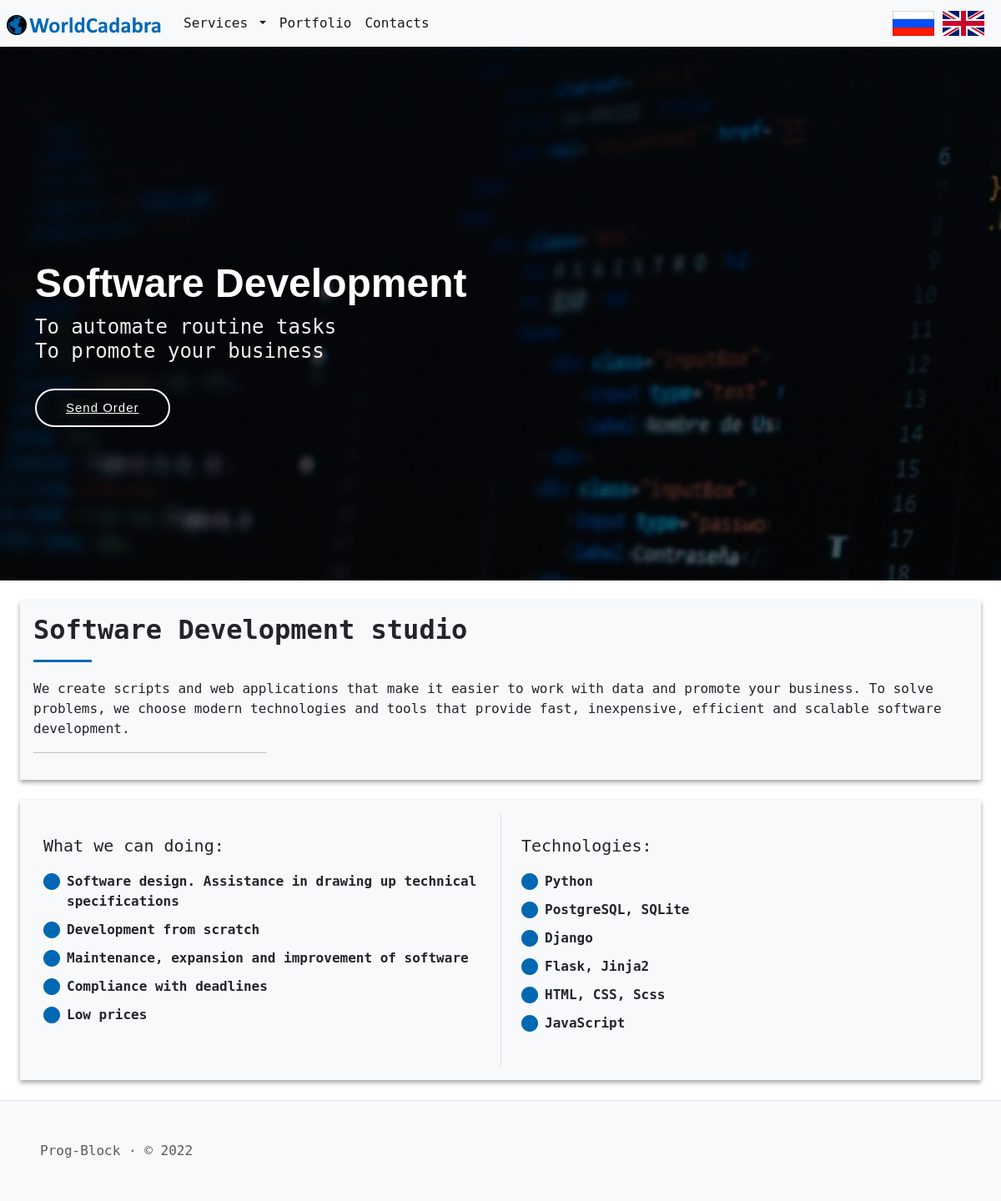
The app's page /en/, older data.
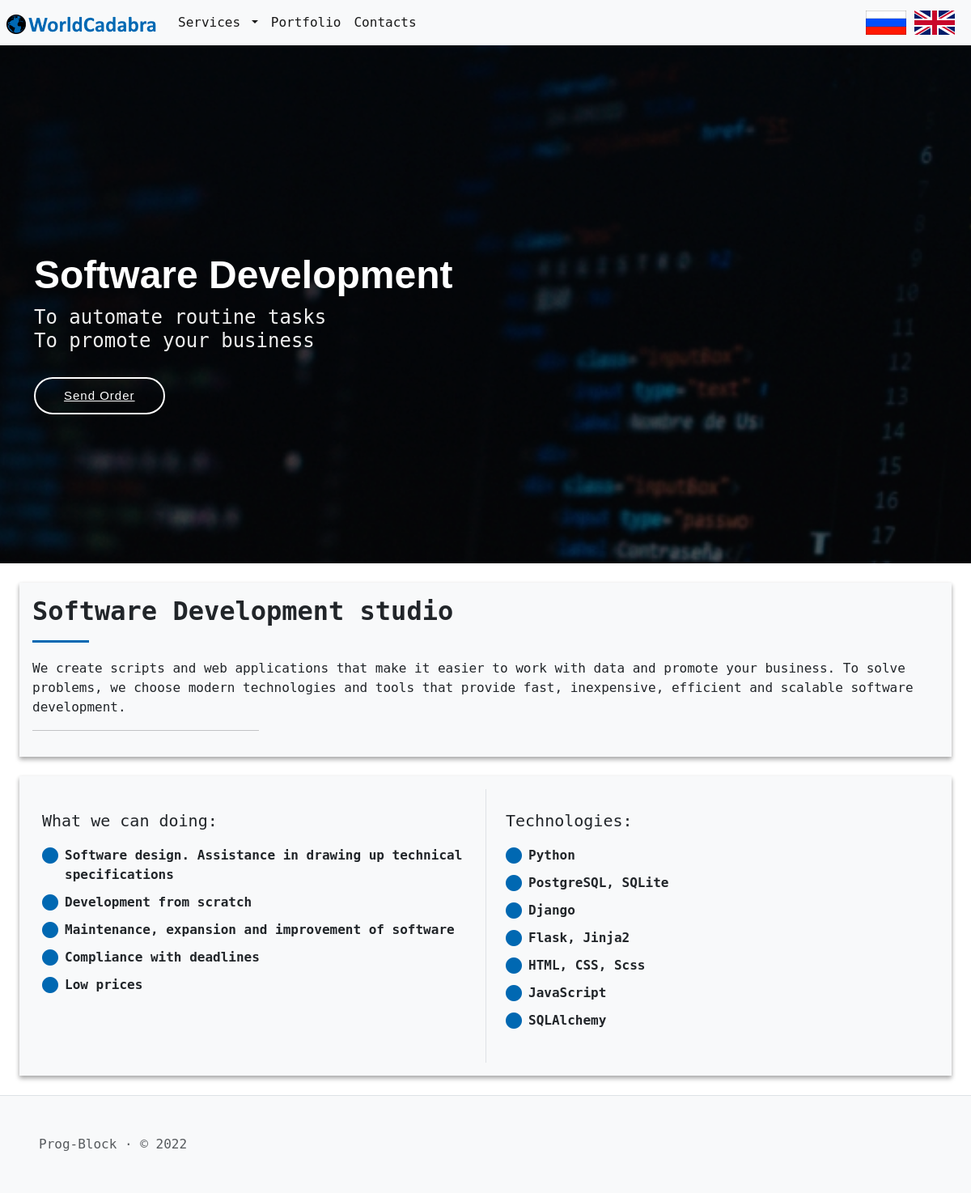
The same page, newer data.
### Class_SQLAlchemy.py (models this page shows, shortened)
class Menu(db.Model):
    id = db.Column(db.Integer, unique=True, primary_key=True)
    title = db.Column(db.String(100), nullable=False)
    url = db.Column(db.String(100), nullable=True)
    url_name = db.Column(db.String(100), nullable=True)
    visibility = db.Column(db.String(50), default='visible', nullable=False)
    button_type = db.Column(db.String(50), nullable=False)
    parent = db.Column(db.String(50))
    language = db.Column(db.String(20), nullable=False)
    priorities = db.Column(db.Integer)
    note = db.Column(db.String(200), nullable=True)

class Index(db.Model):
    id = db.Column(db.Integer, unique=True, primary_key=True)
    url = db.Column(db.String(100), nullable=True)
    url_name = db.Column(db.String(100), nullable=True)
    visibility = db.Column(db.String(50), default='visible', nullable=False)
    content = db.Column(db.String(50000), nullable=True)
    language = db.Column(db.String(20), nullable=False)
    note = db.Column(db.String(200), nullable=True)

### en/en.py (the view)
@en.route('/')
def index():
    content = Index.query.filter_by(visibility='visible', language='en').first()
    return render_template('index.html', general=get_general_content(''), content=content)

### en/en.py (called while the page is built)
def get_general_content(url_name):
    res = {}
    try:
        res['Menu'] = Menu.query.filter_by(visibility='visible', language='en').order_by(Menu.priorities).all()
        res['SEO'] = SEO.query.filter_by(language='en', url_name=url_name).first()
        return res
    except:
        abort(404)

### templates/index.html (shortened to what this page needs)
{% extends "layout.html" %}
{% block body %}
    {{ content.content|safe }}
{% endblock %}

### templates/layout.html (shortened to what this page needs)
<!DOCTYPE html>
<html lang="{{ general['SEO'].language }}">
<head>
    {% block head %}
    <link href="{{ url_for('static', filename='css/bootstrap.min.css') }}" rel="stylesheet"
>
    <link rel="stylesheet" href="https://cdn.jsdelivr.net/npm/bootstrap-icons@1.9.1/font/bootstrap-icons.css">
    <link href="{{ url_for('static', filename='css/styles.css') }}" rel="stylesheet">
    {% endblock %}
</head>
<body>
    <header>
        <nav class="navbar navbar-expand-md bg-light">
            <a class="navbar-brand ps-2" href="{{ url_for('.index') }}">
                <img src="{{ url_for('static', filename='img/logo.png') }}" alt="logo.png" style="max-height: 40px">
            </a>
            <div class="collapse navbar-collapse" id="navbarSupportedContent">
                <ul class="navbar-nav me-auto mb-lg-0">
                    {% for menu in general['Menu'] %}
                        {% if menu.button_type == 'menu' and not menu.parent %}
                            <li class="nav-item">
                                <a class="nav-link active" aria-current="page" href="{{ menu.url }}">{{menu.title}}</a>
                            </li>
                        {% elif menu.button_type == 'dropmenu' and not menu.parent %}
                            <li class="nav-item dropdown">
                                <a class="nav-link dropdown-toggle active" href="{{ menu.url }}" id="navbarDropdown" role="button"
                                    data-bs-toggle="dropdown" aria-expanded="false">
                                    {{menu.title}}
                                </a>
                            </li>
                        {% endif %}
                    {% endfor %}
                </ul>
            </div>
            <ul class="navbar-nav ms-auto mx-3 d-md-flex d-none align-items-center">
              <li class="nav-item m-1">
                  <a href="/"><img src="{{ url_for('static', filename='img/rus.png') }}"
                          style="max-height: 30px" class="img-fluid"></a>
                  <a href="/en"><img src="{{ url_for('static', filename='img/eng.png') }}"
                          style="max-height: 30px" class="img-fluid"></a>
              </li>
            </ul>
        </nav>
    </header>
    <main class="content">
        {% block body %}{% endblock %}
    </main>
</body>
<footer class="text-muted border-top bg-light">
  <div class="d-flex ms-5 py-5">
      Prog-Block · © 2022
  </div>
</footer>
</html>

### static/css/styles.css (style rules this page uses)
:root { --color1: #0068B2; }
* { font-family: "DejaVu Sans Mono", "Marker Felt", "Linux Biolinum G"; }
.project-tasks ul, .service-tasks ul { list-style: none; padding: 0; }
.project-tasks ul li, .service-tasks ul li { padding-left: 28px; position: relative; }
.project-tasks ul li+li, .service-tasks ul li+li { margin-top: 10px; }
.project-tasks ul i, .service-tasks ul i { position: absolute; left: 0; top: 2px; font-size: 20px; color: var(--color1); line-height: 1; }
.container-flex { background-color: #f8f9fa; box-shadow: 0 2px 5px rgba(0,0,0,0.2), 0 4px 6px rgba(0,0,0,0.2); }
header { box-shadow: 0 2px 5px rgba(0,0,0,0.2), 0 4px 6px rgba(0,0,0,0.2); }
.container-flex h2 { margin-bottom: 20px; padding-bottom: 20px; position: relative; }
.container-flex h2:after { content: ""; position: absolute; display: block; width: 70px; height: 3px; background: var(--color1); left: 0; right: 0; bottom: 0; }
.project i, .service i { position: relative; top: 5px; font-size: 32px; }
.content { min-height: 100vh; }
#hero { width: 100%; height: 80vh; background: url("/static/img/index_prewiev.jpg") top center; background-size: cover; position: relative; }
#hero:before { content: ""; background: rgba(0, 0, 0, 0.4); position: absolute; bottom: 0; top: 0; left: 0; right: 0; }
#hero .container { padding-top: 72px; }
#hero h1 { margin: 0; font-size: 48px; font-weight: 700; line-height: 56px; color: #fff; font-family: "Poppins", sans-serif; }
#hero h2 { color: #eee; margin: 10px 0 0 0; font-size: 24px; }
#hero .btn-get-started { font-family: "Raleway", sans-serif; font-weight: 500; font-size: 15px; letter-spacing: 1px; display: inline-block; padding: 10px 35px; border-radius: 50px; transition: 0.5s; margin-top: 30px; border: 2px solid #fff; color: #fff; }
@media (min-width: 1024px) { #hero { background-attachment: fixed; } }

Row changes from the older to the newer data that the page shows:
changed Index: content "…HTML, CSS, Scss JavaScript" → "…HTML, CSS, Scss JavaScript SQLAlchemy"
